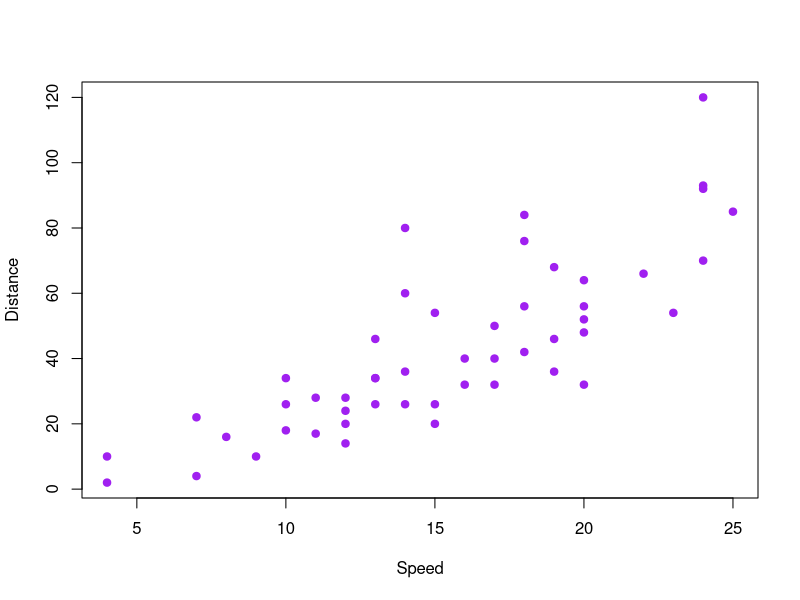
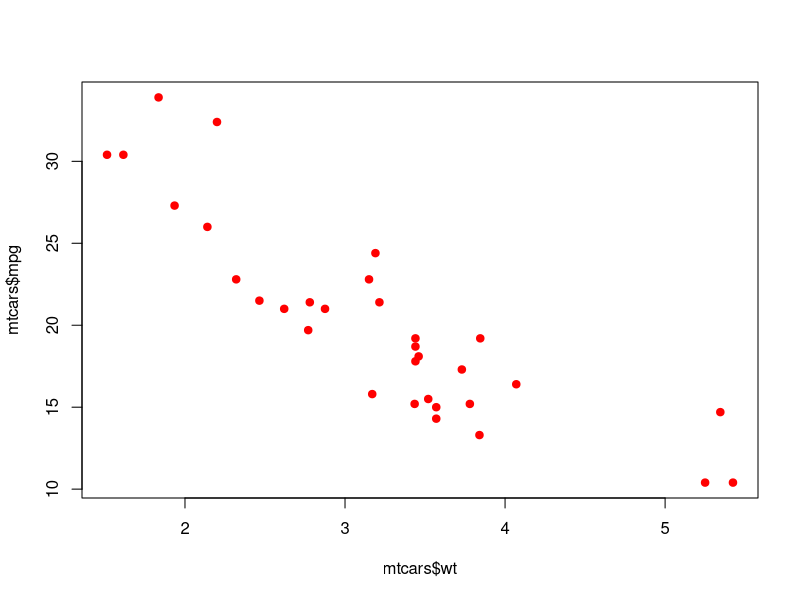

R code for these plots, in order:
## ---- chunk 1
?cars
Speed=cars$speed
Distance=cars$dist
plot(Speed, Distance, col="purple", pch=19)
## ---- chunk 2
?mtcars
plot(mtcars$wt, mtcars$mpg, col="red", pch=19)
x=mtcars$wt ##explanatory variable
y=mtcars$mpg ###response variable
ss_xy=sum((x-mean(x))*(y-mean(y)))
ss_xx=sum((x-mean(x))^2)
beta1_hat=ss_xy/ss_xx
beta1_hat
beta0_hat= mean(y)- beta1_hat*mean(x)
beta0_hat
## ---- chunk 3
x=3.5
yhat1=beta0_hat + beta1_hat * x
yhat1
## ---- chunk 4
x=10
yhat1=beta0_hat + beta1_hat * x
yhat1
##the exist the problem of extrapolation since our min and max is 1.513 and 5.5.. the x must be within this range
